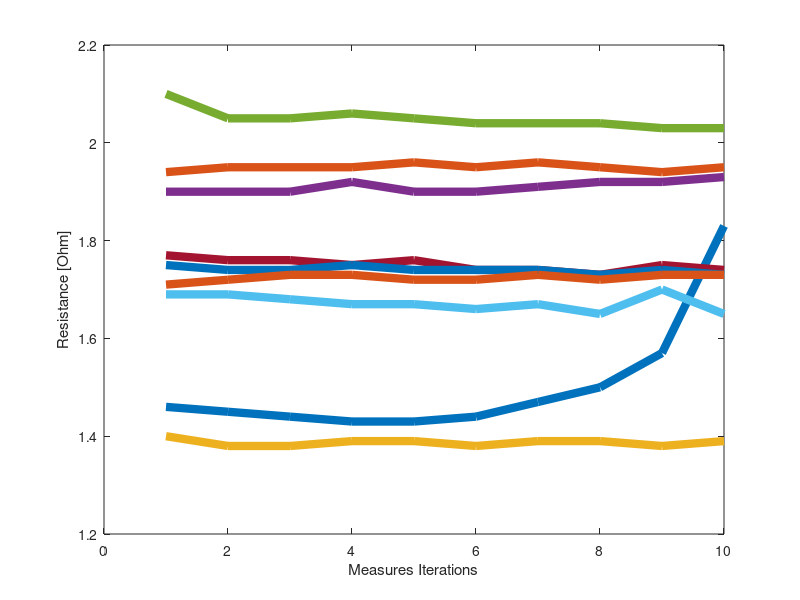

MATLAB code to generate this figure: (Note: this script raises an error after producing the figure.)
clear
load ./Data/v.mat
% Ogni colonna (di ogni variabile caricata) 
% rappresenta un sensore
% Es: plot(finger_finger(:, 1)) per plottarne solo uno

mean_ff = mean(finger_finger, 1);
std_ff = std(finger_finger);
mean_rr = mean(ribbon_ribbon, 1);
std_rr = std(ribbon_ribbon);
mean_rf = mean(ribbon_finger, 1);
std_rf = std(ribbon_finger);
mean_c = mean(capacitors, 1);
std_c = std(capacitors);
row_capacitors = reshape(capacitors(:,2:end), 90, 1);

C1 = 4.13;
C2 = 3.55;
% (120 - x) / 120 = R
disp("The Ratio is: " + C2/C1);
R = C2/C1;
R = R - (1-R)*1;
disp("New ratio is: " + R);
x = 150-150*R;
disp("Maximum potentiometer: " + x);
%%
% (120 + x) / 120 = R
disp("The greatest ratio is: " + max(row_capacitors)/min(row_capacitors));
R = max(row_capacitors)/min(row_capacitors);
R = (R-1)*4+R;
disp("New ratio is: " + R);
x = R*120 - 120;
disp("Maximum potentiometer: " + x);
dStrings = ["Device 1", "Device 2", "Device 3", "Device 4", "Device 5", "Device 6","Device 7", "Device 8", "Device 9", "Device 10"];
%% Resistance Plots
fig = figure('units','normalized','outerposition',[0 0 1 1]);
plot(finger_finger, "LineWidth", 6);
% title("Finger Finger");
ylabel("Resistance [Ohm]")
xlabel("Measures Iterations")
lgd = legend(dStrings, NumColumns=5);
lgd.FontSize = 16; % Set the desired font size for the legend
set(gca,'FontSize',40)
saveas(fig, "Figures/finger_finger.png");

fig = figure('units','normalized','outerposition',[0 0 1 1]);
plot(ribbon_ribbon, "LineWidth", 6);
% title("Ribbon Ribbon");
ylabel("Resistance [Ohm]")
xlabel("Measures Iterations")
lgd = legend(dStrings, NumColumns=5);
lgd.FontSize = 16; % Set the desired font size for the legend
set(gca,'FontSize',40)
saveas(fig, "Figures/ribbon_ribbon.png");

fig = figure('units','normalized','outerposition',[0 0 1 1]);
plot(ribbon_finger, "LineWidth", 6);
% title("Ribbon Finger");
ylabel("Resistance [Ohm]")
xlabel("Measures Iterations")
lgd = legend(dStrings, NumColumns=5);
lgd.FontSize = 16; % Set the desired font size for the legend
set(gca,'FontSize',40)
saveas(fig, "Figures/ribbon_finger.png");


%% Resistance Bar Plots (mean and std)
fig = figure('units','normalized','outerposition',[0 0 1 1]);
subplot(2, 1, 1);
bar(mean_ff);
title("Mean")
ylabel("Resistance [Ohm]")
xlabel("Measures Iterations")
disp("Mean Min/Max finger finger: " + min(mean_ff)+"/"+max(mean_ff))

subplot(2, 1, 2);
bar(std_ff);
title("Standard Deviation")
ylabel("Resistance [Ohm]")
xlabel("Measures Iterations")
fontsize(30, "points")
disp("Std Min/Max finger finger: " + min(std_ff)+"/"+max(std_ff))
saveas(fig, "Figures/bar_finger_finger.png");

fig = figure('units','normalized','outerposition',[0 0 1 1]);
subplot(2, 1, 1);
bar(mean_rr);
title("Mean")
ylabel("Resistance [Ohm]")
xlabel("Measures Iterations")
disp("Mean Min/Max Ribbon Ribbon: " + min(mean_rr)+"/"+max(mean_rr))

subplot(2, 1, 2);
bar(std_rr);
title("Standard Deviation")
ylabel("Resistance [Ohm]")
xlabel("Measures Iterations")
fontsize(30, "points")
disp("Std Min/Max Ribbon Ribbon: " + min(std_rr)+"/"+max(std_rr))
saveas(fig, "Figures/bar_ribbon_ribbon.png");


fig = figure('units','normalized','outerposition',[0 0 1 1]);
subplot(2, 1, 1);
bar(mean_rf);
title("Mean")
ylabel("Resistance [Ohm]")
xlabel("Measures Iterations")
disp("Mean Min/Max Ribbon Finger: " + min(mean_rf)+"/"+max(mean_rf))

subplot(2, 1, 2);
bar(std_rf);
title("Standard Deviation")
ylabel("Resistance [Ohm]")
xlabel("Measures Iterations")
fontsize(30, "points")
disp("Std Min/Max Ribbon Finger: " + min(std_rf)+"/"+max(std_rf))
saveas(fig, "Figures/bar_ribbon_finger.png");

%% Capacitance Plots
fig = figure('units','normalized','outerposition',[0 0 1 1]);
plot(capacitors, "LineWidth", 6);
ylabel("Capacitance [F]")
xlabel("Measure Iterations")
lgd = legend(["1", "2", "3", "4", "5", "6","7", "8", "9", "10"], NumColumns=10);
lgd.FontSize = 27; % Set the desired font size for the legend
set(gca,'FontSize',40)

saveas(fig, "Figures/capacitances.png");
%% Capacitance Bar Plots (mean and std)

fig = figure('units','normalized','outerposition',[0 0 1 1]);
subplot(2, 1, 1);
bar(mean_c);
title("Mean")
ylabel("Capacitance [F]")
xlabel("Measure Iterations")

subplot(2, 1, 2);
bar(std_c);
title("Standard Deviation")
ylabel("Capacitance [F]")
xlabel("Measure Iterations")
fontsize(35, "points")
saveas(fig, "Figures/bar_capacitance.png");

%% Inkjet printing camera measures
%Rivedere misura lunghezza
fig = figure('units','normalized','outerposition',[0 0 1 1]);
plot(misure.finger_lenght, ".-", "MarkerSize",60, "LineWidth", 6);
disp("Finger Length: " + mean(misure.finger_lenght) + "um")
fontsize(35, "points")
ylabel("Finger Length [um]")
xlabel("Measure Iterations")
saveas(fig, "Figures/finger_length.png");


fig = figure('units','normalized','outerposition',[0 0 1 1]);
plot(misure.finger_width, ".-", "MarkerSize",60, "LineWidth", 6);
disp("Finger width: " + mean(misure.finger_width) + "um")
fontsize(35, "points")
ylabel("Finger width [um]")
xlabel("Measure Iterations")
saveas(fig, "Figures/finger_width.png");

fig = figure('units','normalized','outerposition',[0 0 1 1]);
plot(misure.finger_spacing, ".-", "MarkerSize",60, "LineWidth", 6);
disp("Finger Spacing: " + mean(misure.finger_spacing) + "um")
fontsize(35, "points")
ylabel("Finger Spacing [um]")
xlabel("Measure Iterations")
saveas(fig, "Figures/finger_spacing.png");


% labels = ["IDC 1", "IDC 2", "IDC 3", "IDC 4", "IDC 5", "IDC 6", "IDC 7", "IDC 8", "IDC 9", "IDC 10"];

%% Compare Capacitance only Pet 
clear
l = 5e-3;           %overlapping finger length
n = 6;              %number of IDC finger pairs
b = 0.3e-3;         %finger width;
d = 0.3e-3;         %finger spacings;

h1 = 140e-6;        %layer 1 thickness;
h2 = 1e-5;          %layer 2 thickness;
h3 = 1e-5;          %layer 3 thickness;
eps1 = 3.5;         %dielectric permittivity of PET (substrate);
eps2 = 1.23;        %dielectric permittivity of Politopamina (sensitive layer);
eps3 = 1;           %dielectric permittivity of layer 3 (MUT);
lambda = 2*(b + d);

% using the setted parameters (during printing)
CKim = c_idc3k(eps1,eps2,eps3,h1,h2,h3,b,d,l,n);
disp("Setted Values Capacitance: " + CKim/1e-12 + " pF")

l = 4998.1e-6; % DA RIVEDERE
b = 0.2997e-3;
d = 0.28785e-3;

% using the printed parameters (during printing)
CKim = c_idc3k(eps1,eps2,eps3,h1,h2,h3,b,d,l,n);
disp("Real Values (means) Capacitance: " + CKim/1e-12 + " pF")

%% Matching model with the real measured capacitances
fig = figure('units','normalized','outerposition',[0 0 1 1]);
startH = 0.1e-3; 
stepH = 0.05e-3;
endH = lambda;

startEps = 1.23;
stepEps = 0.2;
endEps = 6;

epsVector = zeros(floor((endEps-startEps)/stepEps), 1); % Vector containing the permettivitys of the second layer
hVector = zeros(floor((endH-startH)/stepH), 1); % Vector containing the thicknesses of the second layer
capacitanceVector = zeros(floor((endEps-startEps)/stepEps), 1); % Vector containing the obtained Capacitance values

s.cord = [];
s.c = [];
j = 1;
for newH=startH:stepH:endH
    hVector(j) = newH; % Save for plotting
    i = 1;
    for newEps=startEps:stepEps:endEps        
        capacitanceVector(i) = c_idc3k(newEps,eps2,eps3,newH,h2,h3,b,d,l,n);
        epsVector(i) = newEps; % Save for plotting
        s.cord = [s.cord, [newEps, newH]'];
        s.c = [s.c, capacitanceVector(i)];
        i = i+1;
    end
    plot(epsVector, capacitanceVector, ".-", "MarkerSize", 30, "LineWidth", 2, "DisplayName", strcat("h1= ",string(newH*1e6), " um"));
    hold on
    j = j+1;
end
legend("show", "FontSize", 15, NumColumns=10)
xlabel("Permittivity [F/m]");
ylabel("Capacitance [F]");
set(gca,'FontSize', 35)

load ./Data/v.mat
mean_c = mean(capacitors*1e-12, 1);

for i=1:1:length(mean_c)
    err = abs(s.c - mean_c(i));
    [value, index] = min(err);
    hold on
    eps = s.cord(:, index);
    plot(eps(1), mean_c(i), ".", "MarkerSize", 50, "Color", "Black", "HandleVisibility","off") %"DisplayName", None); %strcat("IDC", string(i)));
    % disp("Real C: "+ mean_c(i)+ ", eps: " + eps(1));
    % disp("Simulato: " + s.c(index))
end
saveas(fig, "Figures/matching_capacitance.png");
